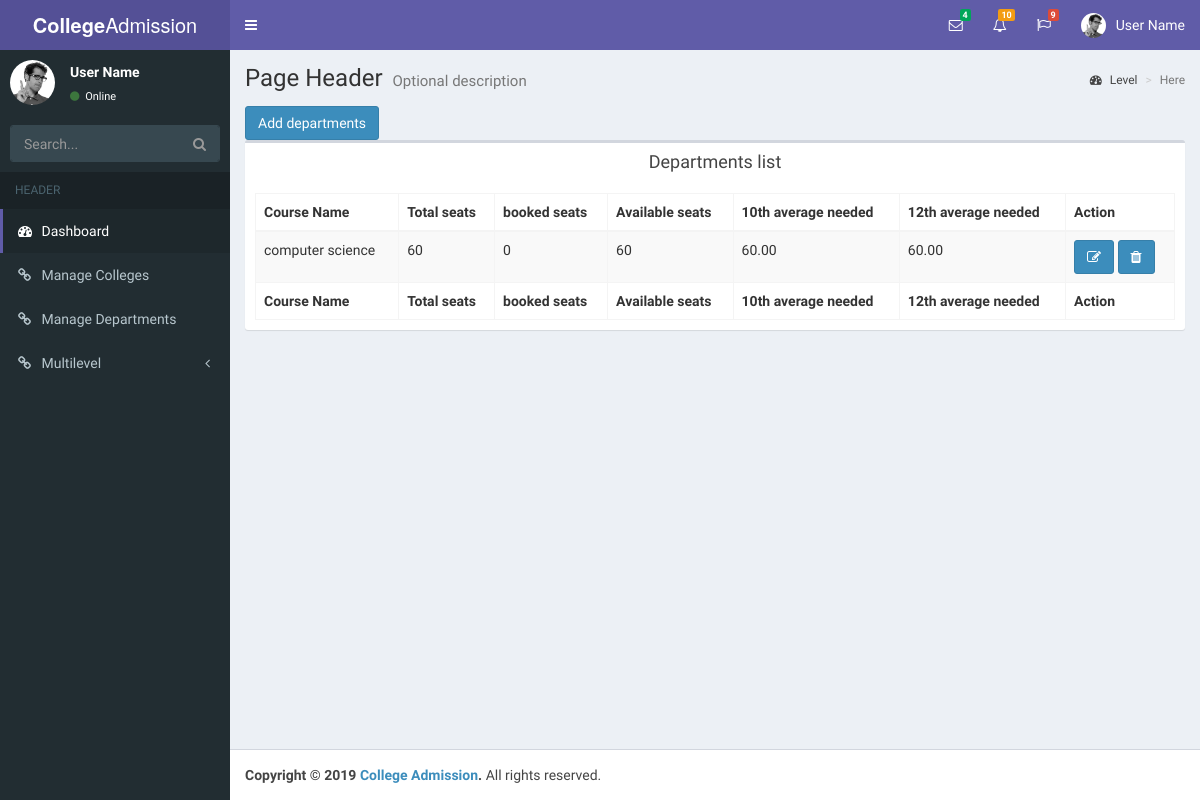
/departments_master.php, run on an earlier commit of the app's database.
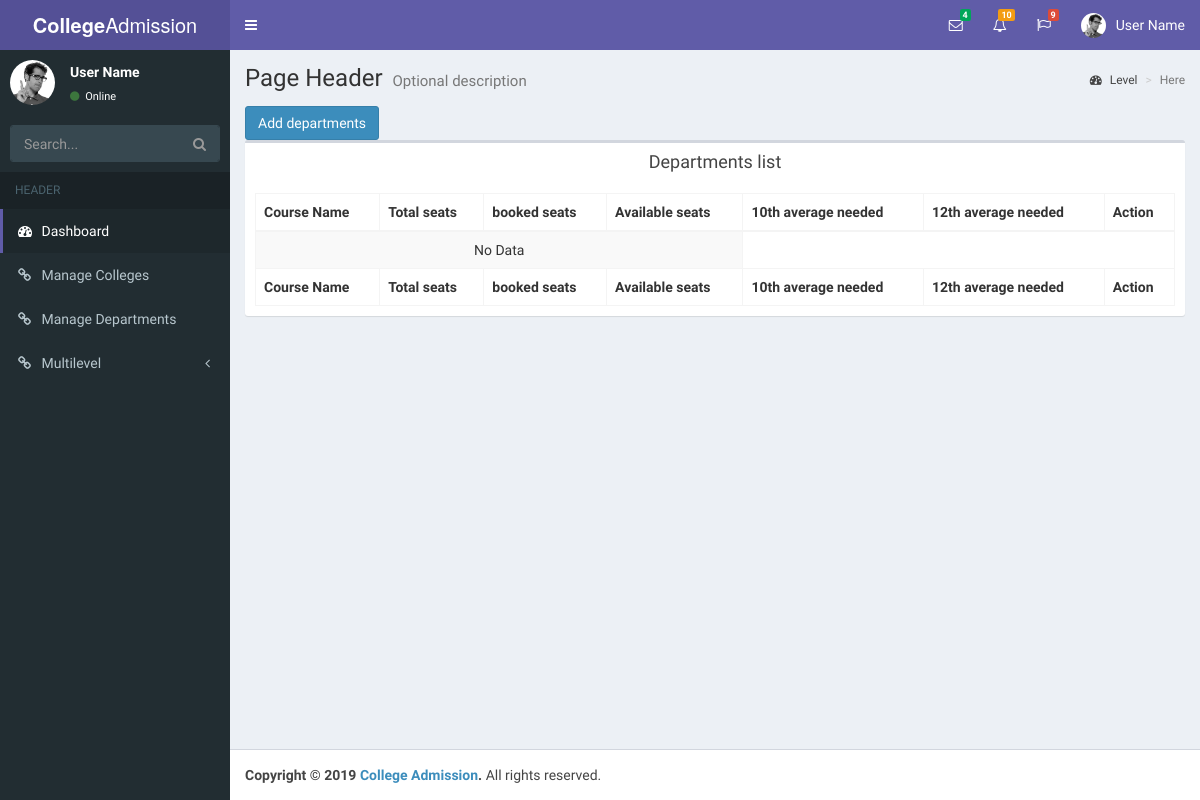
And on a later commit of the database.
### tables this page shows
CREATE TABLE `department_master` (
  `id` int(11) NOT NULL,
  `college_id` int(11) NOT NULL,
  `course_name` varchar(255) NOT NULL,
  `total_seats` int(11) NOT NULL,
  `booked_seats` int(11) NOT NULL,
  `10avg_needed` decimal(5,2) NOT NULL,
  `12avg_needed` decimal(5,2) NOT NULL
);

### inc/services/db_config.php (called while the page is built, shortened)
<?php
class DB_con {
	public $connection;
	function __construct(){
		$this->connection = new mysqli(DB_SERVER, DB_USERNAME, DB_PASSWORD,DB_DATABASE);
	}
	function ret_obj(){
		return $this->connection;
	}
}

### inc/services/class.user.php (called while the page is built, shortened)
<?php
	include_once "db_config.php";
	class User{
		protected $db;
		public function __construct(){
			$this->db = new DB_con();
			$this->db = $this->db->ret_obj();
		}
	public function select($table, $rows = '*', $where = null, $union = null, $where1 = null, $order = null)
    {
        $q = 'SELECT '.$rows.' FROM '.$table;
		$result= $this->db->query($q);
		while($row= mysqli_fetch_array($result))
		{
			$array[]=$row;
		}
		if(!empty($array))
		{
		return $array;
		}
		else
		{
		return false;
		}
    }
}

### departments_master.php (the view)
<?php
       include './inc/services/class.user.php';
       $user = new User();
	include './inc/header.php';
	include './inc/sidebar.php';
 ?>
   <div class="content-wrapper">
    <section class="content-header">
      <h1>
        Page Header
        <small>Optional description</small>
      </h1>
      <ol class="breadcrumb">
        <li><a href="#"><i class="fa fa-dashboard"></i> Level</a></li>
        <li class="active">Here</li>
      </ol>
    </section>
    <section class="content container-fluid">
    <a href="manage_departments.php"><button class="btn btn-primary">Add departments</button></a>
    <div class="box">
            <div class="box-header text-center">
              <h3 class="box-title">Departments list</h3>
            </div>
            <div class="box-body">
              <table id="example1" class="table table-bordered table-striped">
                <thead>
                <tr>
                  <th>Course Name</th>
                  <th>Total seats</th>
                  <th>booked seats</th>
                  <th>Available seats</th>
                  <th>10th average needed</th>
                  <th>12th average needed</th>
                  <th>Action</th>
                </tr>
                </thead>
                <tbody>
                <?php
                    $table='department_master';
                    $details = $user->select($table);
                    if($details){
					foreach($details as $d)
					{
				?>
                <tr>
                  <td><?php echo $d['course_name'];?></td>
                  <td><?php echo $d['total_seats'];?>
                  </td>
                  <td><?php echo $d['booked_seats'];?></td>
                  <td><?php echo $d['total_seats'] - $d['booked_seats'];?></td>
                  <td><?php echo $d['10avg_needed'];?></td>
                  <td><?php echo $d['12avg_needed'];?></td>
                  <td>
                  <a href="manage_departments.php?id=<?php echo $d['id'];?>"><button class="btn btn-primary"><i class="fa fa-edit "></i></button></a>
                  <a href="delete_department.php"><button class="btn btn-primary"><i class="fa fa-trash "></i></button></a>
                  </td>
                </tr>
                    <?php }} else{
                        ?>
                <tr >
                  <td colspan='4' class='text-center'>No Data</td>
                </tr>
                    <?php
                    }?>
                </tbody>
                <tfoot>
                <tr>
                <th>Course Name</th>
                  <th>Total seats</th>
                  <th>booked seats</th>
                  <th>Available seats</th>
                  <th>10th average needed</th>
                  <th>12th average needed</th>
                  <th>Action</th>
                </tr>
                </tfoot>
              </table>
            </div>
          </div>
    </section>
  </div>
  <?php
  include './inc/footer.php';
   ?>

### inc/head_ass.php (shortened to what this page needs)
<!DOCTYPE html>
<html>
<head>
  <link rel="stylesheet" href="inc/includes/bower_components/bootstrap/dist/css/bootstrap.min.css">
  <link rel="stylesheet" href="inc/includes/bower_components/font-awesome/css/font-awesome.min.css">
  <link rel="stylesheet" href="inc/includes/bower_components/Ionicons/css/ionicons.min.css">
  <link rel="stylesheet" href="inc/includes/dist/css/AdminLTE.min.css">
  <link rel="stylesheet" href="inc/includes/dist/css/skins/_all-skins.min.css">
  <link rel="stylesheet" href="inc/includes/bower_components/datatables.net-bs/css/dataTables.bootstrap.min.css">
</head>

### inc/header.php (shortened to what this page needs)
<?php include 'head_ass.php' ?>
<body class="hold-transition skin-purple sidebar-mini">
<div class="wrapper">
  <header class="main-header">
    <a href="index.php" class="logo">
      <span class="logo-lg"><b>College</b>Admission</span>
    </a>
    <nav class="navbar navbar-static-top" role="navigation">
      <a href="#" class="sidebar-toggle" data-toggle="push-menu" role="button">
      </a>
      <div class="navbar-custom-menu">
        <ul class="nav navbar-nav">
          <li class="dropdown messages-menu">
            <a href="#" class="dropdown-toggle" data-toggle="dropdown">
              <i class="fa fa-envelope-o"></i>
              <span class="label label-success">4</span>
            </a>
          </li>
          <li class="dropdown notifications-menu">
            <a href="#" class="dropdown-toggle" data-toggle="dropdown">
              <i class="fa fa-bell-o"></i>
              <span class="label label-warning">10</span>
            </a>
          </li>
          <li class="dropdown tasks-menu">
            <a href="#" class="dropdown-toggle" data-toggle="dropdown">
              <i class="fa fa-flag-o"></i>
              <span class="label label-danger">9</span>
            </a>
          </li>
          <li class="dropdown user user-menu">
            <a href="#" class="dropdown-toggle" data-toggle="dropdown">
              <img src="inc/includes/dist/img/user2-160x160.jpg" class="user-image" alt="User Image">
              <span class="hidden-xs">User Name</span>
            </a>
          </li>
        </ul>
      </div>
    </nav>
  </header>

### inc/sidebar.php (shortened to what this page needs)
<aside class="main-sidebar">
  <section class="sidebar">
    <div class="user-panel">
      <div class="pull-left image">
        <img src="inc/includes/dist/img/user2-160x160.jpg" class="img-circle" alt="User Image">
      </div>
      <div class="pull-left info">
        <p>User Name</p>
        <a href="#"><i class="fa fa-circle text-success"></i> Online</a>
      </div>
    </div>
    <form action="#" method="get" class="sidebar-form">
      <div class="input-group">
        <input type="text" name="q" class="form-control" placeholder="Search...">
        <span class="input-group-btn">
            <button type="submit" name="search" id="search-btn" class="btn btn-flat"><i class="fa fa-search"></i>
            </button>
          </span>
      </div>
    </form>
    <ul class="sidebar-menu" data-widget="tree">
      <li class="header">HEADER</li>
      <li class="active"><a href="index.php"><i class="fa fa-dashboard"></i> <span>Dashboard</span></a></li>
      <li><a href="college_master.php"><i class="fa fa-link"></i> <span>Manage Colleges</span></a></li>
      <li><a href="departments_master.php"><i class="fa fa-link"></i> <span>Manage Departments</span></a></li>
      <li class="treeview">
        <a href="#"><i class="fa fa-link"></i> <span>Multilevel</span>
          <span class="pull-right-container">
              <i class="fa fa-angle-left pull-right"></i>
            </span>
        </a>
      </li>
    </ul>
  </section>
</aside>

### inc/footer.php (shortened to what this page needs)
 <footer class="main-footer">
    <strong>Copyright &copy; 2019 <a href="#">College Admission</a>.</strong> All rights reserved.
  </footer>
</div>
</body>
</html>

What changed in the data, as far as the page shows it:
removed department_master: course_name "computer science", total_seats "60", booked_seats "0", $d['total_seats']-$d['booked_seats'] "60", 10avg_needed "60.00", 12avg_needed "60.00"
Also different on the page:
text now shown: "No Data"
